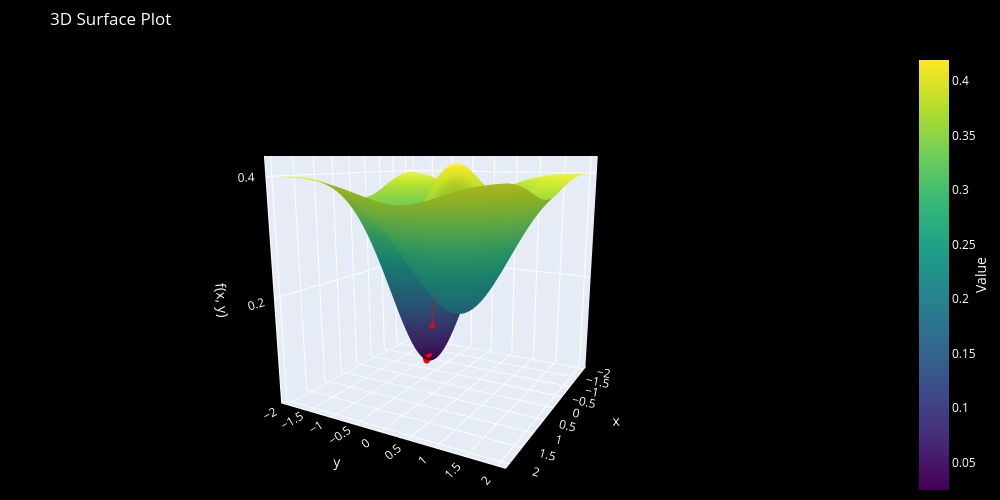

Notebook code for this chart:
### Markdown cell above
### Momentum

### Code cell
V = torch.zeros(2)
learning_rate = 0.2
num_epochs = 10
beta = 0.5

mom = momentum(x_0,y_0,V,beta,learning_rate,num_epochs,g)

fig_3D = plot_3D_GD(x,y,mom[:,0],mom[:,1],g)
fig_3D.show()

### Figure 1 — Plotly figure (JSON) as saved in the notebook; plotly's stock layout.template omitted (floating-point values rounded to 4 significant figures; data arrays with more than 128 entries replaced by an {"elided": "..."} marker saying what was removed)
{"data": [{"colorbar": {"tickfont": {"color": "white"}, "title": {"font": {"color": "white"}, "side": "right", "text": "Value"}}, "colorscale": [[0, "#440154"], [0.1111, "#482878"], [0.2222, "#3e4989"], [0.3333, "#31688e"], [0.4444, "#26828e"], [0.5556, "#1f9e89"], [0.6667, "#35b779"], [0.7778, "#6ece58"], [0.8889, "#b5de2b"], [1, "#fde725"]], "showscale": true, "type": "surface", "x": {"elided": "100x100 float values"}, "y": {"elided": "100x100 float values"}, "z": {"elided": "100x100 float values"}}, {"line": {"color": "red", "width": 5}, "marker": {"color": "red", "size": 4}, "mode": "markers+lines", "name": "Path", "type": "scatter3d", "x": [0.0, -0.02, -0.05865, -0.1213, -0.2137, -0.3325, -0.4557, -0.5534, -0.6125, -0.6381], "y": [0.0, -0.04, -0.1101, -0.2115, -0.3455, -0.5012, -0.6467, -0.7473, -0.7939, -0.799], "z": [0.4, 0.3885, 0.3611, 0.3062, 0.2158, 0.1114, 0.04455, 0.02714, 0.02881, 0.03012]}], "layout": {"height": 500, "margin": {"b": 0, "l": 0, "r": 0, "t": 50}, "paper_bgcolor": "black", "plot_bgcolor": "black", "scene": {"bgcolor": "black", "camera": {"eye": {"x": 2, "y": 1.1, "z": 0.5}}, "xaxis": {"linecolor": "white", "linewidth": 2, "showgrid": true, "showline": true, "tickfont": {"color": "white"}, "title": {"font": {"color": "white"}, "text": "x"}}, "yaxis": {"linecolor": "white", "linewidth": 2, "showgrid": true, "showline": true, "tickfont": {"color": "white"}, "title": {"font": {"color": "white"}, "text": "y"}}, "zaxis": {"linecolor": "white", "linewidth": 2, "showgrid": true, "showline": true, "tickfont": {"color": "white"}, "title": {"font": {"color": "white"}, "text": "f(x, y)"}}}, "title": {"font": {"color": "white"}, "text": "3D Surface Plot"}, "width": 1000}}
